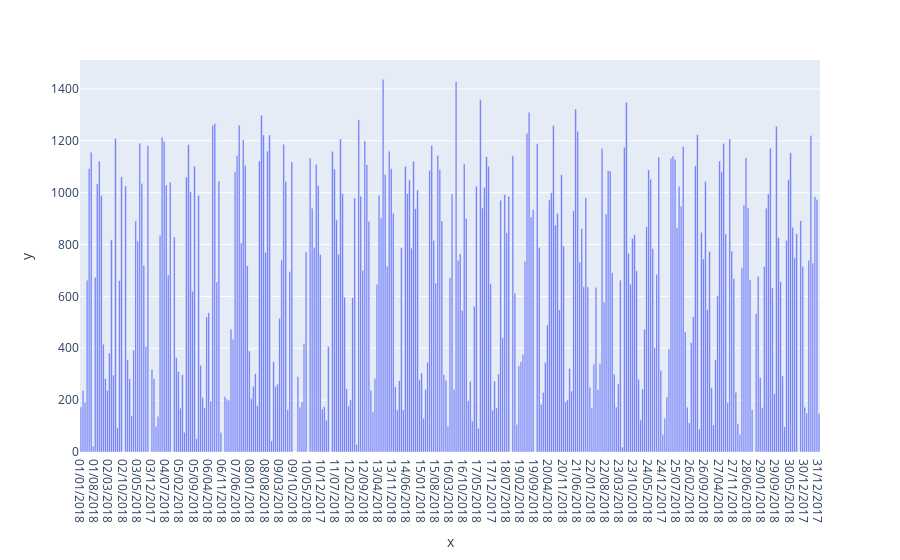
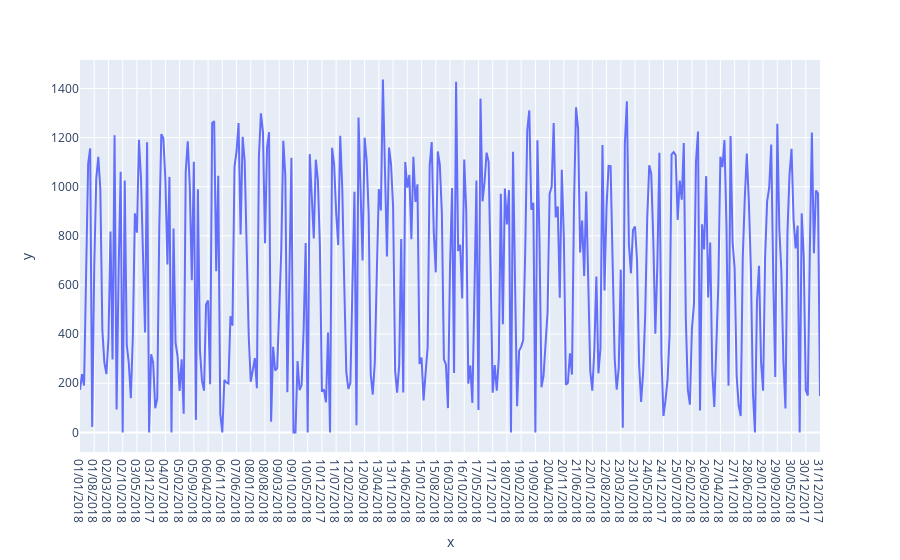
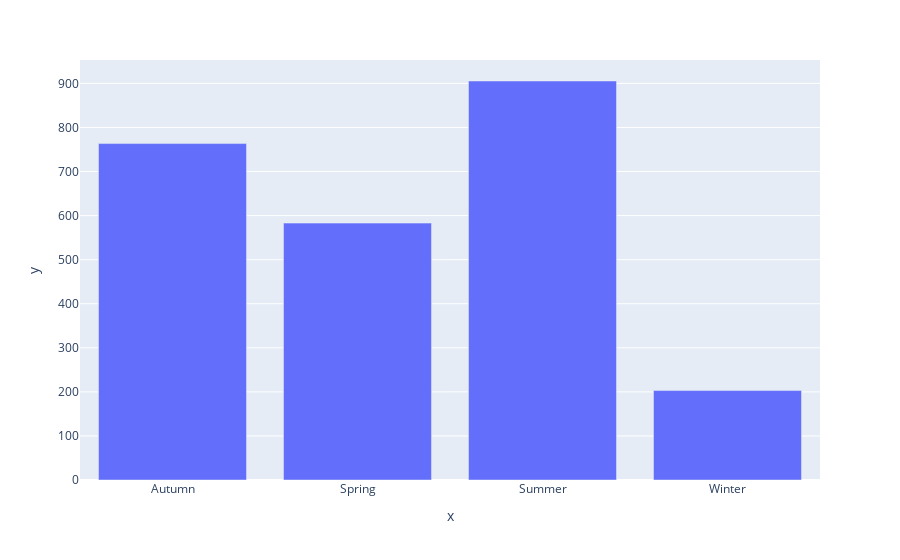
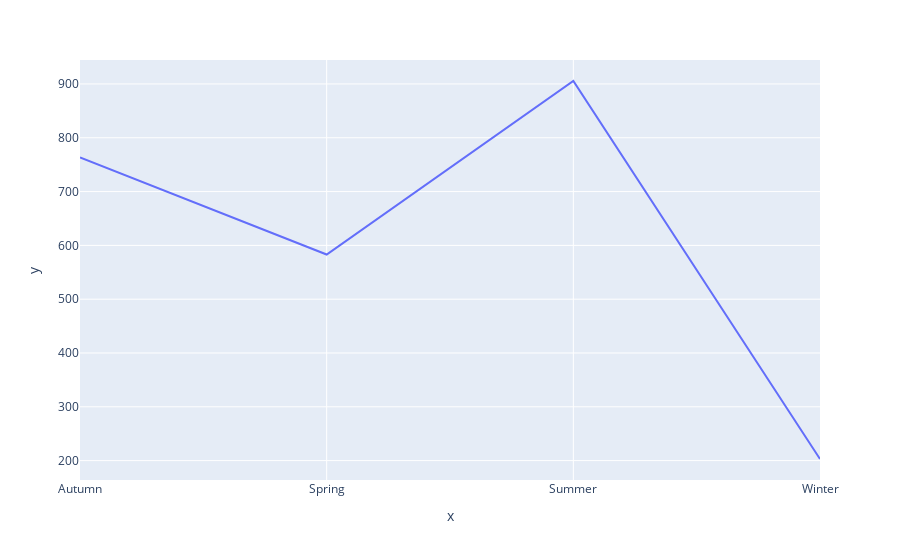

Notebook source saved alongside these figures, in order:
### Code cell
for cols in data_frame.columns:
    if data_frame[cols].dtype=='O':
        cat_tar_rel(cols)

### Figure 1 — Plotly figure (JSON) as saved in the notebook; plotly's stock layout.template omitted (floating-point values rounded to 4 significant figures; data arrays with more than 128 entries replaced by an {"elided": "..."} marker saying what was removed)
{"data": [{"alignmentgroup": "True", "hovertemplate": "x=%{x}<br>y=%{y}<extra></extra>", "legendgroup": "", "marker": {"color": "#636efa", "pattern": {"shape": ""}}, "name": "", "offsetgroup": "", "orientation": "v", "showlegend": false, "textposition": "auto", "type": "bar", "x": {"elided": "365 str values"}, "xaxis": "x", "y": {"elided": "365 float values"}, "yaxis": "y"}], "layout": {"barmode": "relative", "legend": {"tracegroupgap": 0}, "margin": {"t": 60}, "xaxis": {"anchor": "y", "domain": [0, 1], "title": {"text": "x"}}, "yaxis": {"anchor": "x", "domain": [0, 1], "title": {"text": "y"}}}}

### Figure 2 — Plotly figure (JSON) as saved in the notebook; plotly's stock layout.template omitted (floating-point values rounded to 4 significant figures; data arrays with more than 128 entries replaced by an {"elided": "..."} marker saying what was removed)
{"data": [{"hovertemplate": "x=%{x}<br>y=%{y}<extra></extra>", "legendgroup": "", "line": {"color": "#636efa", "dash": "solid"}, "marker": {"symbol": "circle"}, "mode": "lines", "name": "", "orientation": "v", "showlegend": false, "type": "scatter", "x": {"elided": "365 str values"}, "xaxis": "x", "y": {"elided": "365 float values"}, "yaxis": "y"}], "layout": {"legend": {"tracegroupgap": 0}, "margin": {"t": 60}, "xaxis": {"anchor": "y", "domain": [0, 1], "title": {"text": "x"}}, "yaxis": {"anchor": "x", "domain": [0, 1], "title": {"text": "y"}}}}

### Figure 3 — Plotly figure (JSON) as saved in the notebook; plotly's stock layout.template omitted (floating-point values rounded to 4 significant figures)
{"data": [{"alignmentgroup": "True", "hovertemplate": "x=%{x}<br>y=%{y}<extra></extra>", "legendgroup": "", "marker": {"color": "#636efa", "pattern": {"shape": ""}}, "name": "", "offsetgroup": "", "orientation": "v", "showlegend": false, "textposition": "auto", "type": "bar", "x": ["Autumn", "Spring", "Summer", "Winter"], "xaxis": "x", "y": [763.5, 583, 905.5, 203], "yaxis": "y"}], "layout": {"barmode": "relative", "legend": {"tracegroupgap": 0}, "margin": {"t": 60}, "xaxis": {"anchor": "y", "domain": [0, 1], "title": {"text": "x"}}, "yaxis": {"anchor": "x", "domain": [0, 1], "title": {"text": "y"}}}}

### Figure 4 — Plotly figure (JSON) as saved in the notebook; plotly's stock layout.template omitted (floating-point values rounded to 4 significant figures)
{"data": [{"hovertemplate": "x=%{x}<br>y=%{y}<extra></extra>", "legendgroup": "", "line": {"color": "#636efa", "dash": "solid"}, "marker": {"symbol": "circle"}, "mode": "lines", "name": "", "orientation": "v", "showlegend": false, "type": "scatter", "x": ["Autumn", "Spring", "Summer", "Winter"], "xaxis": "x", "y": [763.5, 583, 905.5, 203], "yaxis": "y"}], "layout": {"legend": {"tracegroupgap": 0}, "margin": {"t": 60}, "xaxis": {"anchor": "y", "domain": [0, 1], "title": {"text": "x"}}, "yaxis": {"anchor": "x", "domain": [0, 1], "title": {"text": "y"}}}}
